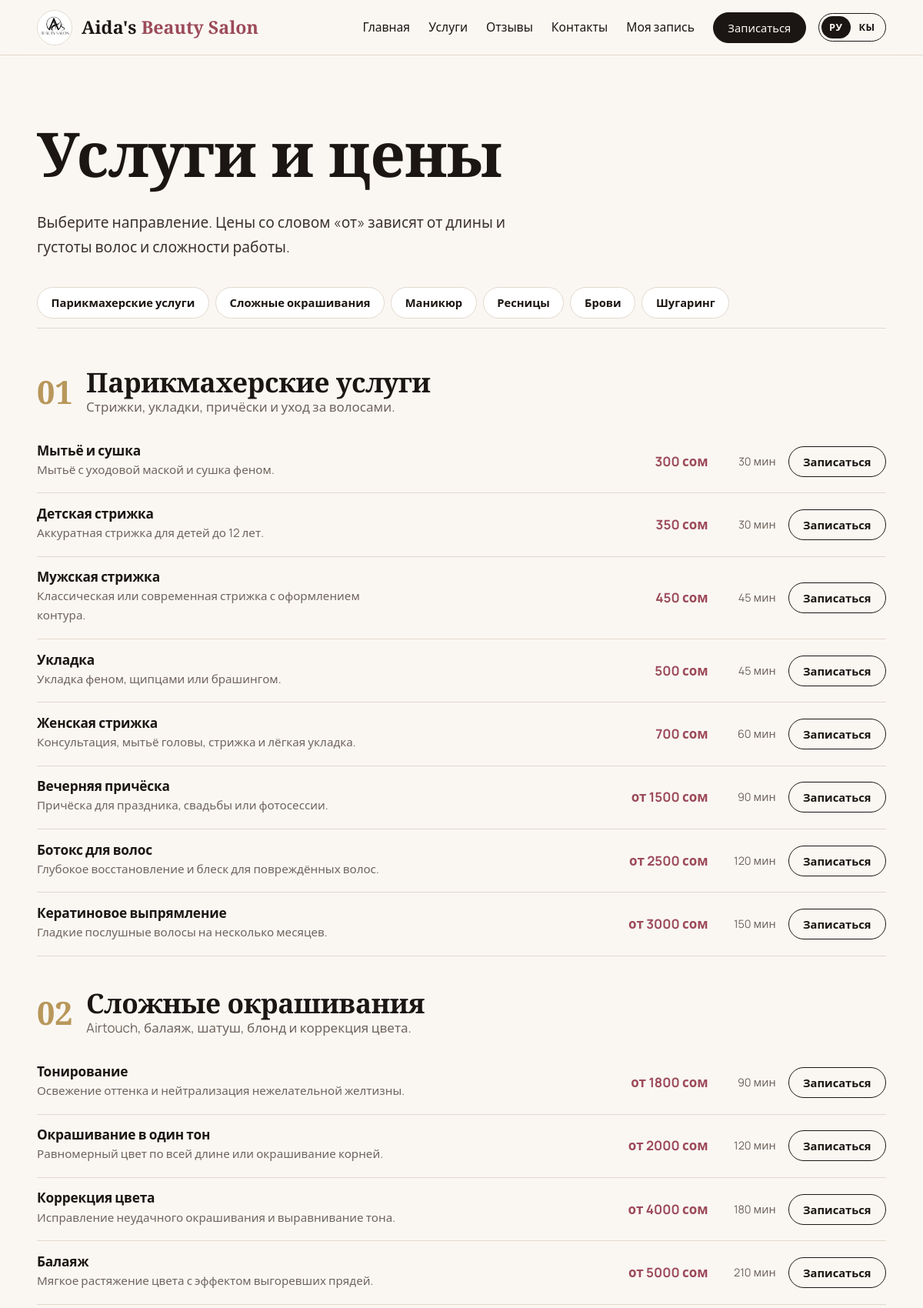
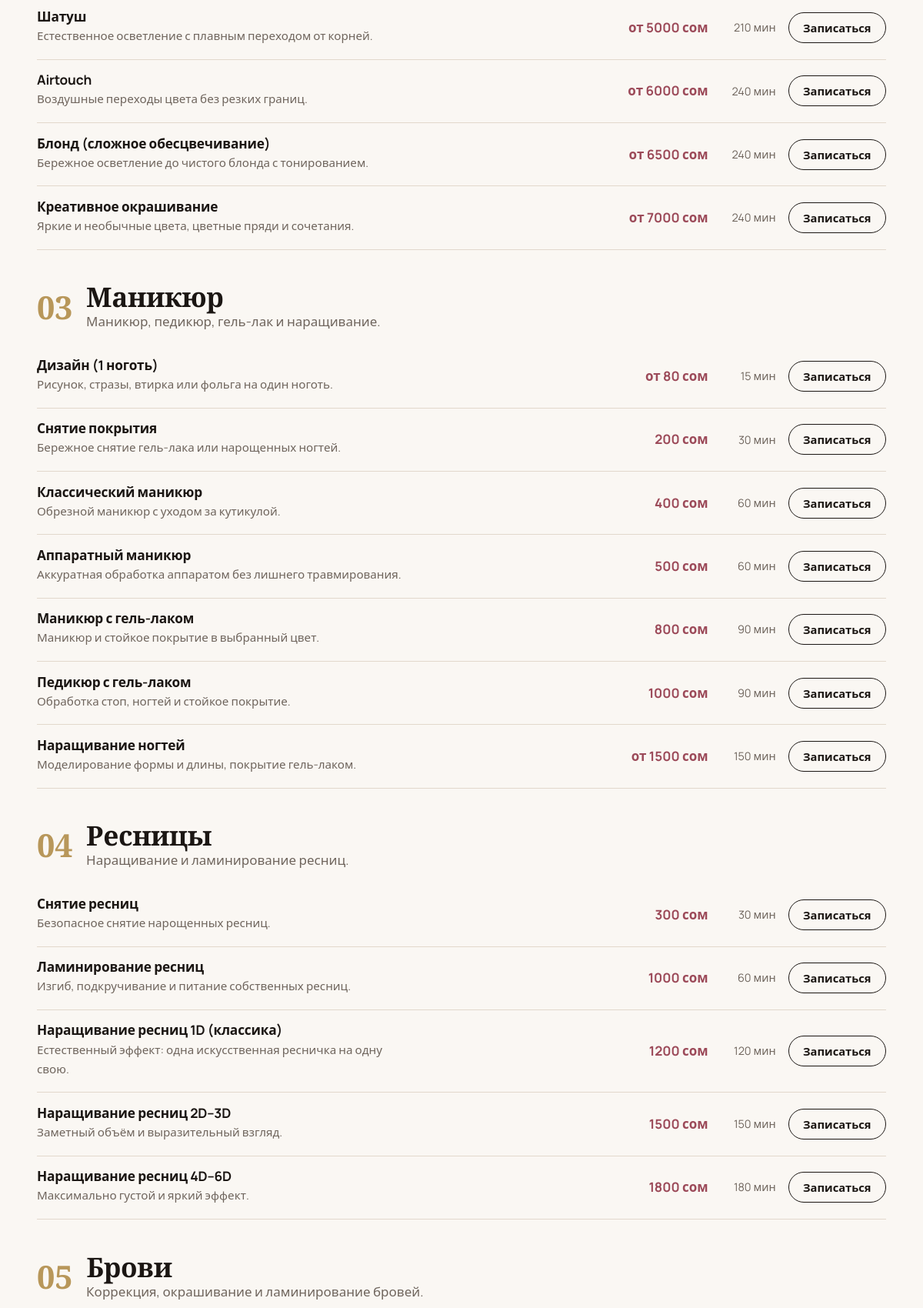
/services (upper part), run on the app's committed database (2 pictures, top to bottom).
### tables this page shows
CREATE TABLE services (
    id          INTEGER PRIMARY KEY AUTOINCREMENT,
    category    TEXT    NOT NULL,
    name_ru     TEXT    NOT NULL,
    name_ky     TEXT    NOT NULL DEFAULT '',
    desc_ru     TEXT    NOT NULL DEFAULT '',
    desc_ky     TEXT    NOT NULL DEFAULT '',
    price       INTEGER NOT NULL CHECK (price >= 0),
    price_from  INTEGER NOT NULL DEFAULT 0,
    duration    INTEGER NOT NULL CHECK (duration BETWEEN 15 AND 480),
    active      INTEGER NOT NULL DEFAULT 1
);

### app.py (the view)
@app.route("/services")
def services():
    return render_template("services.html", groups=services_by_category())

### app.py (called while the page is built)
def get_db():
    if "db" not in g:
        g.db = sqlite3.connect(DATABASE, isolation_level=None)
        g.db.row_factory = sqlite3.Row
        g.db.execute("PRAGMA foreign_keys = ON")
    return g.db

def query(sql, args=(), one=False):
    rows = get_db().execute(sql, args).fetchall()
    return (rows[0] if rows else None) if one else rows

@app.before_request
def pick_language():
    lang = session.get("lang")
    if lang not in LANGS:
        lang = request.accept_languages.best_match(list(LANGS), default=DEFAULT_LANG)
    g.lang = lang

def t(key, **kwargs):
    return translate(g.lang, key, **kwargs)

def loc(row, field):
    value = row[f"{field}_{g.lang}"] if f"{field}_{g.lang}" in row.keys() else ""
    return value or row[f"{field}_ru"]

def category_info(key):
    for k, ru, ky, d_ru, d_ky in seed_data.CATEGORIES:
        if k == key:
            return {"key": k, "name": ky if g.lang == "ky" else ru, "desc": d_ky if g.lang == "ky" else d_ru}
    return {"key": key, "name": key, "desc": ""}

def categories():
    return [category_info(c[0]) for c in seed_data.CATEGORIES]

@app.before_request
def protect_from_csrf():
    if request.method == "POST":
        sent = request.form.get("_csrf") or request.headers.get("X-CSRF-Token", "")
        if not sent or not secrets.compare_digest(sent, session.get("_csrf", "")):
            abort(400, description="csrf")

@app.after_request
def security_headers(resp):
    resp.headers["X-Content-Type-Options"] = "nosniff"
    resp.headers["X-Frame-Options"] = "DENY"
    resp.headers["Referrer-Policy"] = "same-origin"
    resp.headers["Content-Security-Policy"] = (
        "default-src 'self'; script-src 'self'; "
        "style-src 'self' 'unsafe-inline' https://fonts.googleapis.com; "
        "font-src https://fonts.gstatic.com; img-src 'self' data: https:; "
        "connect-src 'self'; frame-ancestors 'none'; form-action 'self'"
    )
    return resp

def whatsapp_link(text=""):
    base = f"https://wa.me/{WHATSAPP_DIGITS}"
    return f"{base}?text={quote(text)}" if text else base

def services_by_category():
    grouped = []
    for cat in categories():
        rows = query("SELECT * FROM services WHERE category = ? AND active = 1 ORDER BY price, id", (cat["key"],))
        cheapest = min((r["price"] for r in rows), default=0)
        grouped.append({"cat": cat, "rows": rows, "min_price": cheapest})
    return grouped

### templates/services.html (shortened to what this page needs)
{% extends 'base.html' %}
{% from 'macros.html' import service_row with context %}
{% block content %}
<section class="section">
  <h1>{{ t('services.title') }}</h1>
  <p class="lead">{{ t('services.lead') }}</p>
  <nav class="chips sticky" aria-label="{{ t('nav.services') }}">
    {% for g in groups %}<a class="chip" href="#{{ g.cat.key }}" data-spy="{{ g.cat.key }}">{{ g.cat.name }}</a>{% endfor %}
  </nav>
  {% for g in groups %}
  <section class="price-block" id="{{ g.cat.key }}">
    <header>
      <span class="cat-num">{{ '%02d' % loop.index }}</span>
      <div><h2>{{ g.cat.name }}</h2><p class="muted">{{ g.cat.desc }}</p></div>
    </header>
    {% for s in g.rows %}{{ service_row(s) }}{% else %}<p class="empty">{{ t('services.empty') }}</p>{% endfor %}
  </section>
  {% endfor %}
</section>
{% endblock %}

### templates/macros.html (shortened to what this page needs)
{% macro service_row(s) %}
<article class="service-row">
  <div class="service-main">
    <h3>{{ L(s, 'name') }}</h3>
    <p class="muted">{{ L(s, 'desc') }}</p>
  </div>
  <div class="service-side">
    <span class="price">{{ price_label(s.price, s.price_from) }}</span>
    <span class="dur">{{ s.duration }} {{ t('minutes') }}</span>
    <a class="btn small ghost" href="{{ url_for('booking', service=s.id) }}">{{ t('cta.book_this') }}</a>
  </div>
</article>
{% endmacro %}

### static/css/style.css (style rules this page uses)
:root { --ink: #1B1613; --paper: #FAF7F3; --white: #FFFFFF; --sand: #F0E9E0; --plum: #2C1A25; --rose: #9C4A59; --rose-dark: #7E3846; --gold: #B8975A; --line: #E2D8CC; --muted: #6F655D; --wa: #1DA851; --wa-dark: #178A42; --ok: #2E7D55; --bad: #B3362F; --serif: 'Cormorant Garamond', Georgia, 'Times New Roman', serif; --sans: 'Manrope', 'Segoe UI', system-ui, -apple-system, sans-serif; --radius: 14px; --header-h: 72px; --shadow: 0 18px 40px rgba(44, 26, 37, .12); }
*, *::before, *::after { box-sizing: border-box; }
html { scroll-behavior: smooth; scroll-padding-top: calc(var(--header-h) + 64px); -webkit-text-size-adjust: 100%; }
body { margin: 0; background: var(--paper); color: var(--ink); font: 400 1.0625rem/1.65 var(--sans); -webkit-font-smoothing: antialiased; padding-bottom: env(safe-area-inset-bottom, 0); }
h1, h2, h3 { font-family: var(--serif); font-weight: 600; margin: 0 0 .4em; line-height: 1.08; letter-spacing: -.01em; }
h1 { font-size: clamp(2.6rem, 7.5vw, 5rem); }
h2 { font-size: clamp(2rem, 4.6vw, 3.1rem); }
h3 { font-size: 1.55rem; }
p { margin: 0 0 1em; }
a { color: inherit; text-decoration-color: var(--gold); text-underline-offset: 4px; }
.muted { color: var(--muted); }
.lead { font-size: 1.2rem; max-width: 56ch; color: #3d332d; }
.btn { display: inline-flex; align-items: center; justify-content: center; gap: .5rem; border: 1.5px solid var(--ink); background: var(--ink); color: var(--paper); padding: .85rem 1.7rem; border-radius: 99px; font: 600 1rem var(--sans); cursor: pointer; text-decoration: none; min-height: 48px; transition: background .18s, color .18s, border-color .18s, transform .18s; }
.btn.ghost { background: transparent; color: var(--ink); }
.btn.small { padding: .5rem 1.15rem; font-size: .92rem; min-height: 40px; }
.section { max-width: 1240px; margin: 0 auto; padding: clamp(3rem, 7vw, 5.5rem) clamp(1rem, 4vw, 3rem); }
.cat-num { font: 600 2.6rem/1 var(--serif); color: var(--gold); }
.price { font-weight: 700; color: var(--rose); white-space: nowrap; }
.chips { display: flex; gap: .5rem; overflow-x: auto; padding: .8rem 0; margin: 1.4rem 0 .5rem; scrollbar-width: none; }
.chips.sticky { position: sticky; top: var(--header-h); z-index: 10; background: var(--paper); border-bottom: 1px solid var(--line); }
.chip { flex: none; border: 1px solid var(--line); background: var(--white); border-radius: 99px; padding: .45rem 1.1rem; text-decoration: none; font-weight: 600; font-size: .92rem; transition: background .15s, color .15s; }
.price-block { padding-top: 2.6rem; }
.price-block > header { display: flex; align-items: center; gap: 1.1rem; margin-bottom: 1rem; }
.price-block h2 { margin: 0; font-size: 2.2rem; }
.price-block header p { margin: 0; }
.service-row { display: flex; justify-content: space-between; align-items: center; gap: 1.2rem; padding: 1.1rem 0; border-bottom: 1px solid var(--line); }
.service-main h3 { font-family: var(--sans); font-size: 1.08rem; font-weight: 700; margin: 0 0 .15rem; }
.service-main p { margin: 0; font-size: .95rem; max-width: 52ch; }
.service-side { display: flex; align-items: center; gap: 1rem; flex: none; }
.dur { color: var(--muted); font-size: .9rem; min-width: 4.5rem; text-align: right; }

### data on the page
services: cat.name "Парикмахерские услуги", index "01", cat.desc "Стрижки, укладки, причёски и уход за волосами.", name_ru "Мытьё и сушка", desc_ru "Мытьё с уходовой маской и сушка феном.", price+price_from "300 сом", duration "30", t "мин", t "Записаться"
services: cat.name "Сложные окрашивания", index "02", cat.desc "Airtouch, балаяж, шатуш, блонд и коррекция цвета.", name_ru "Тонирование", desc_ru "Освежение оттенка и нейтрализация нежелательной желтизны.", price+price_from "от 1800 сом", duration "90", t "мин", t "Записаться"
services: cat.name "Ресницы", index "04", cat.desc "Наращивание и ламинирование ресниц.", name_ru "Снятие ресниц", desc_ru "Безопасное снятие нарощенных ресниц.", price+price_from "300 сом", duration "30", t "мин", t "Записаться"
services: cat.name "Брови", index "05", cat.desc "Коррекция, окрашивание и ламинирование бровей."
services: name_ru "Детская стрижка", desc_ru "Аккуратная стрижка для детей до 12 лет.", price+price_from "350 сом", duration "30", t "мин", t "Записаться"
services: name_ru "Мужская стрижка", desc_ru "Классическая или современная стрижка с оформлением контура.", price+price_from "450 сом", duration "45", t "мин", t "Записаться"
services: name_ru "Укладка", desc_ru "Укладка феном, щипцами или брашингом.", price+price_from "500 сом", duration "45", t "мин", t "Записаться"
services: name_ru "Женская стрижка", desc_ru "Консультация, мытьё головы, стрижка и лёгкая укладка.", price+price_from "700 сом", duration "60", t "мин", t "Записаться"
services: name_ru "Вечерняя причёска", desc_ru "Причёска для праздника, свадьбы или фотосессии.", price+price_from "от 1500 сом", duration "90", t "мин", t "Записаться"
services: name_ru "Ботокс для волос", desc_ru "Глубокое восстановление и блеск для повреждённых волос.", price+price_from "от 2500 сом", duration "120", t "мин", t "Записаться"
services: name_ru "Кератиновое выпрямление", desc_ru "Гладкие послушные волосы на несколько месяцев.", price+price_from "от 3000 сом", duration "150", t "мин", t "Записаться"
services: name_ru "Окрашивание в один тон", desc_ru "Равномерный цвет по всей длине или окрашивание корней.", price+price_from "от 2000 сом", duration "120", t "мин", t "Записаться"
services: name_ru "Коррекция цвета", desc_ru "Исправление неудачного окрашивания и выравнивание тона.", price+price_from "от 4000 сом", duration "180", t "мин", t "Записаться"
services: name_ru "Балаяж", desc_ru "Мягкое растяжение цвета с эффектом выгоревших прядей.", price+price_from "от 5000 сом", duration "210", t "мин", t "Записаться"
services: name_ru "Шатуш", desc_ru "Естественное осветление с плавным переходом от корней.", price+price_from "от 5000 сом", duration "210", t "мин", t "Записаться"
services: name_ru "Airtouch", desc_ru "Воздушные переходы цвета без резких границ.", price+price_from "от 6000 сом", duration "240", t "мин", t "Записаться"
services: name_ru "Блонд (сложное обесцвечивание)", desc_ru "Бережное осветление до чистого блонда с тонированием.", price+price_from "от 6500 сом", duration "240", t "мин", t "Записаться"
services: name_ru "Креативное окрашивание", desc_ru "Яркие и необычные цвета, цветные пряди и сочетания.", price+price_from "от 7000 сом", duration "240", t "мин", t "Записаться"
services: name_ru "Дизайн (1 ноготь)", desc_ru "Рисунок, стразы, втирка или фольга на один ноготь.", price+price_from "от 80 сом", duration "15", t "мин", t "Записаться"
services: name_ru "Снятие покрытия", desc_ru "Бережное снятие гель-лака или нарощенных ногтей.", price+price_from "200 сом", duration "30", t "мин", t "Записаться"
services: name_ru "Классический маникюр", desc_ru "Обрезной маникюр с уходом за кутикулой.", price+price_from "400 сом", duration "60", t "мин", t "Записаться"
services: name_ru "Аппаратный маникюр", desc_ru "Аккуратная обработка аппаратом без лишнего травмирования.", price+price_from "500 сом", duration "60", t "мин", t "Записаться"
services: name_ru "Маникюр с гель-лаком", desc_ru "Маникюр и стойкое покрытие в выбранный цвет.", price+price_from "800 сом", duration "90", t "мин", t "Записаться"
services: name_ru "Педикюр с гель-лаком", desc_ru "Обработка стоп, ногтей и стойкое покрытие.", price+price_from "1000 сом", duration "90", t "мин", t "Записаться"
services: name_ru "Наращивание ногтей", desc_ru "Моделирование формы и длины, покрытие гель-лаком.", price+price_from "от 1500 сом", duration "150", t "мин", t "Записаться"
services: name_ru "Ламинирование ресниц", desc_ru "Изгиб, подкручивание и питание собственных ресниц.", price+price_from "1000 сом", duration "60", t "мин", t "Записаться"
services: name_ru "Наращивание ресниц 1D (классика)", desc_ru "Естественный эффект: одна искусственная ресничка на одну свою.", price+price_from "1200 сом", duration "120", t "мин", t "Записаться"
services: name_ru "Наращивание ресниц 2D–3D", desc_ru "Заметный объём и выразительный взгляд.", price+price_from "1500 сом", duration "150", t "мин", t "Записаться"
services: name_ru "Наращивание ресниц 4D–6D", desc_ru "Максимально густой и яркий эффект.", price+price_from "1800 сом", duration "180", t "мин", t "Записаться"

### other printed values
{{ t('nav.home') }} "Главная"
{{ t('nav.services') }} "Услуги"
{{ t('nav.reviews') }} "Отзывы"
{{ t('nav.contacts') }} "Контакты"
{{ t('nav.lookup') }} "Моя запись"
{{ t('nav.book') }} "Записаться"
{{ label }} "РУ" "КЫ"
{{ t('services.title') }} "Услуги и цены"
{{ t('services.lead') }} "Выберите направление. Цены со словом «от» зависят от длины и густоты волос и сложности работы."
{{ g.cat.name }} "Маникюр" "Шугаринг"
{{ '%02d' % loop.index }} "03"
{{ g.cat.name }} "Маникюр"
{{ g.cat.desc }} "Маникюр, педикюр, гель-лак и наращивание."
